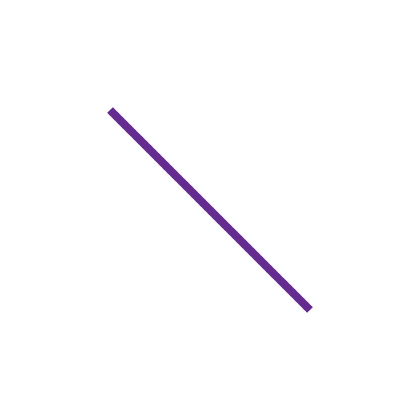

The Vega-Lite source for this figure:
### Vega specification from a JSON file in a GitHub repository (floating-point values rounded to 4 significant figures)
{"$schema": "https://vega.github.io/schema/vega/v6.json", "width": 200, "height": 200, "padding": 5, "signals": [{"name": "x", "value": 50, "bind": {"input": "range", "min": 0, "max": 200, "step": 1}}, {"name": "y", "value": 50, "bind": {"input": "range", "min": 0, "max": 200, "step": 1}}, {"name": "x2", "value": 150, "bind": {"input": "range", "min": 0, "max": 200, "step": 1}}, {"name": "y2", "value": 150, "bind": {"input": "range", "min": 0, "max": 200, "step": 1}}, {"name": "strokeWidth", "value": 4, "bind": {"input": "range", "min": 0, "max": 10, "step": 0.5}}, {"name": "strokeCap", "value": "butt", "bind": {"input": "select", "options": ["butt", "round", "square"]}}, {"name": "strokeDash", "value": [1, 0], "bind": {"input": "select", "options": [[1, 0], [8, 8], [8, 4], [4, 4], [4, 2], [2, 1], [1, 1]]}}], "marks": [{"type": "rule", "encode": {"enter": {"stroke": {"value": "#652c90"}}, "update": {"x": {"signal": "x"}, "y": {"signal": "y"}, "x2": {"signal": "x2"}, "y2": {"signal": "y2"}, "strokeWidth": {"signal": "strokeWidth"}, "strokeDash": {"signal": "strokeDash"}, "strokeCap": {"signal": "strokeCap"}, "opacity": {"value": 1}}, "hover": {"opacity": {"value": 0.5}}}}]}
